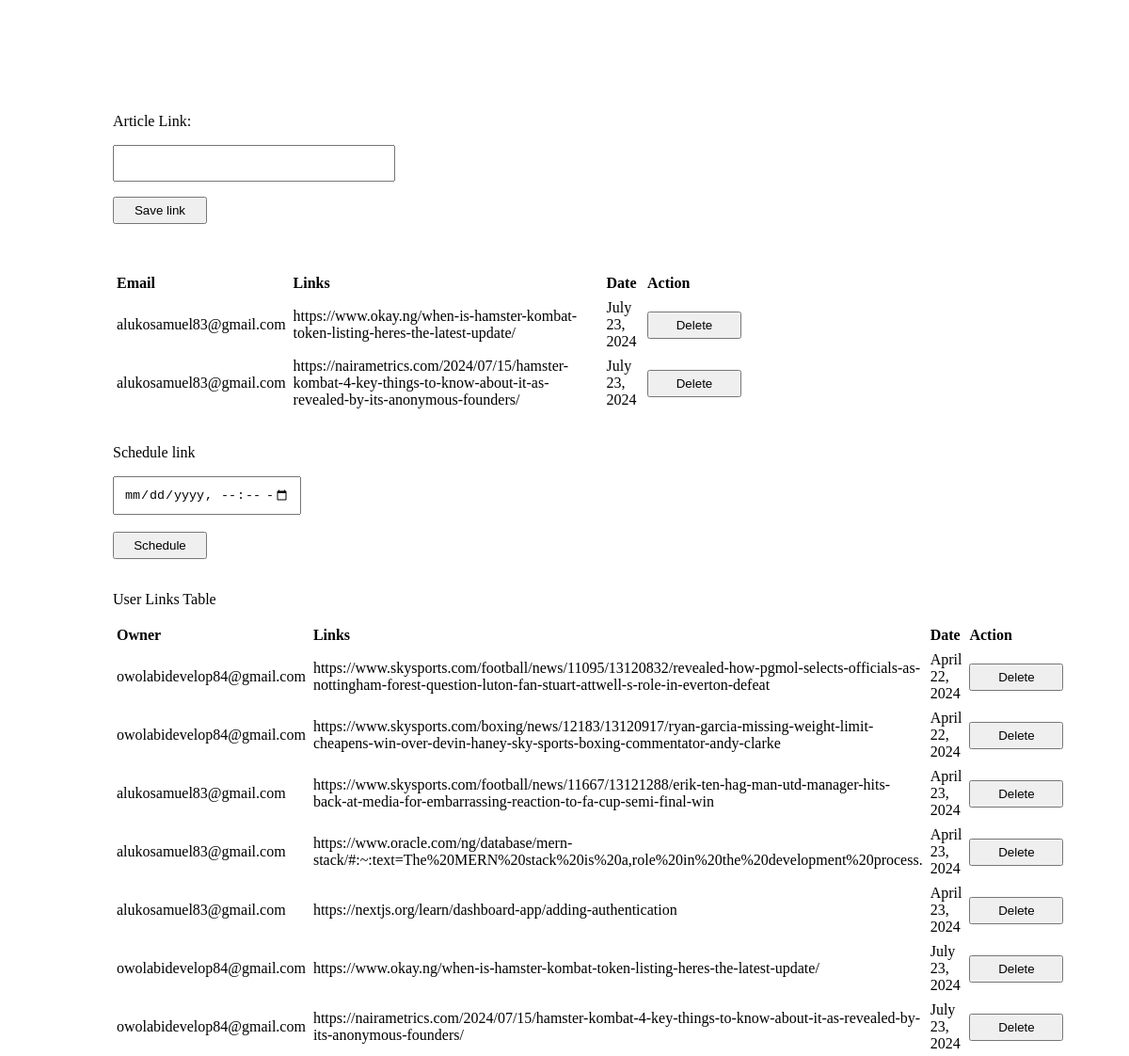
The page /app/ (signed in) on the database its author committed.
### porter/models.py (models this page shows, shortened)
class User(AbstractBaseUser,PermissionsMixin):
    first_name = models.CharField(max_length=255)
    last_name = models.CharField(max_length=255)
    email = models.EmailField(
        verbose_name="email address",
        max_length=255,
        unique=True,
    )
    is_active = models.BooleanField(default=True)
    is_admin = models.BooleanField(default=False)
    objects = UserManager()
    USERNAME_FIELD = "email"
    def __str__(self):
        return self.email

class Articles(models.Model):
    owner = models.ForeignKey(settings.AUTH_USER_MODEL,on_delete=models.CASCADE)
    Article_links = models.URLField(verbose_name="Article Links")
    date_added = models.DateField(auto_now_add=True)

class UserLinks(models.Model):
    owner = models.ForeignKey(settings.AUTH_USER_MODEL,on_delete=models.CASCADE)
    links = models.URLField()
    date_added = models.DateField(auto_now_add=True)

### porter/views.py (the view)
# urls.py: path("",index,name="index"),
@login_required
def index(request):
    content_articles = Articles.objects.all()
    if request.method =="POST":
        form = ArticlesForm(request.POST)
        if form.is_valid():
            link = form.save(commit=False)
            link.owner = request.user
            UserLinks.objects.create(owner=request.user,links=form.cleaned_data['Article_links'])
            link.save()
            return HttpResponseRedirect("/app/")
    else:
        form = ArticlesForm()
        content_articles = Articles.objects.all()
        userLinkTable =   UserLinks.objects.all()
    return render(request,"index.html",{"form":form,"articles":content_articles,"userLinkTable":userLinkTable})

### porter/forms.py
class ArticlesForm(forms.ModelForm):
    class Meta:
        model = Articles
        fields = ("Article_links",)

### porter/templates/index.html (shortened to what this page needs)
{% load static %}
<!DOCTYPE html>
<html lang="en">
<head>
    <link rel="stylesheet" href=" {% static 'porter/main.css' %}">
</head>
<body>
    <div class="articles_content">
        <div class="form_holder">
        <form action="{% url "index" %}" method="post">
            <label for="{{ form.Article_links.id_for_label }}">Article Link:</label>
            <p>{{form.Article_links}}</p>
            <input type="submit" value="Save link">
        </form>
    </div>
    <div class="articls_holder">
        <table>
            <tr>
                <th>Email</th>
                <th>Links</th>
                <th>Date</th>
                <th>Action</th>
            </tr>
            {% if articles %}
            {% for article in articles  %}
            <tr>
                <td>{{request.user.email}}</td>
                <td>{{article.Article_links}}</td>
                <td>{{article.date_added}}</td>
                <td><a href="{% url "delete" article.id %}"><button>Delete</button></a></td>
              </tr>
              {% endfor %}
              {% endif %}
        </table>
    </div>
    <br/>
    <p>Schedule link</p>
    <form action="{% url "process_schedule" %}" method="post">
        <input type="datetime-local" id="schedules" name="schedules">
        <br/>
        <br/>
        <button type="submit">Schedule</button>
    </form>
  <br/>
    <p>User Links Table</p>
    <table>
        <tr>
            <th>Owner</th>
            <th>Links</th>
            <th>Date</th>
            <th>Action</th>
        </tr>
        {% if userLinkTable %}
        {% for link in userLinkTable  %}
        <tr>
            <td>{{link.owner}}</td>
            <td>{{link.links}}</td>
            <td>{{link.date_added}}</td>
            <td><a href="{% url "delete" link.id %}"><button>Delete</button></a></td>
          </tr>
          {% endfor %}
          {% endif %}
    </table>
    </div>
</body>
</html>

### porter/static/porter/main.css (style rules this page uses)
* { box-sizing: border-box; }
body { margin: 0px; }
.articles_content { margin: auto; width: 80%; margin-top: 10%; }
.articles_content input[type="Email"], input[type="url"] { width: 300px; padding: 10px; }
.articles_content input[type='datetime-local'] { width: 200px; padding: 10px; }
.articles_content input[type="submit"],button { width: 100px; padding: 5px; }
.form_holder { margin-bottom: 50px; }
table { border-collapse: collapse; width: 70%; }
th, td { text-align: left; padding: 4px; }

### rows shown on the page
Articles: Article_links "https://www.okay.ng/when-is-hamster-kombat-token-listing-heres-the-latest-update/", date_added "July 23, 2024"
User: user.email "alukosamuel83@gmail.com"
Articles: Article_links "https://nairametrics.com/2024/07/15/hamster-kombat-4-key-things-to-know-about-it-as-revealed-by-its-anonymous-founders/", date_added "July 23, 2024"
UserLinks: owner "owolabidevelop84@gmail.com", links "https://www.skysports.com/football/news/11095/13120832/revealed-how-pgmol-selects-officials-as-nottingham-forest-question-luton-fan-stuart-attwell-s-role-in-everton-defeat", date_added "April 22, 2024"
UserLinks: owner "owolabidevelop84@gmail.com", links "https://www.skysports.com/boxing/news/12183/13120917/ryan-garcia-missing-weight-limit-cheapens-win-over-devin-haney-sky-sports-boxing-commentator-andy-clarke", date_added "April 22, 2024"
UserLinks: owner "alukosamuel83@gmail.com", links "https://www.skysports.com/football/news/11667/13121288/erik-ten-hag-man-utd-manager-hits-back-at-media-for-embarrassing-reaction-to-fa-cup-semi-final-win", date_added "April 23, 2024"
UserLinks: owner "alukosamuel83@gmail.com", links "https://www.oracle.com/ng/database/mern-stack/#:~:text=The%20MERN%20stack%20is%20a,role%20in%20the%20development%20process.", date_added "April 23, 2024"
UserLinks: owner "alukosamuel83@gmail.com", links "https://nextjs.org/learn/dashboard-app/adding-authentication", date_added "April 23, 2024"
UserLinks: owner "owolabidevelop84@gmail.com", links "https://www.okay.ng/when-is-hamster-kombat-token-listing-heres-the-latest-update/", date_added "July 23, 2024"
UserLinks: owner "owolabidevelop84@gmail.com", links "https://nairametrics.com/2024/07/15/hamster-kombat-4-key-things-to-know-about-it-as-revealed-by-its-anonymous-founders/", date_added "July 23, 2024"
